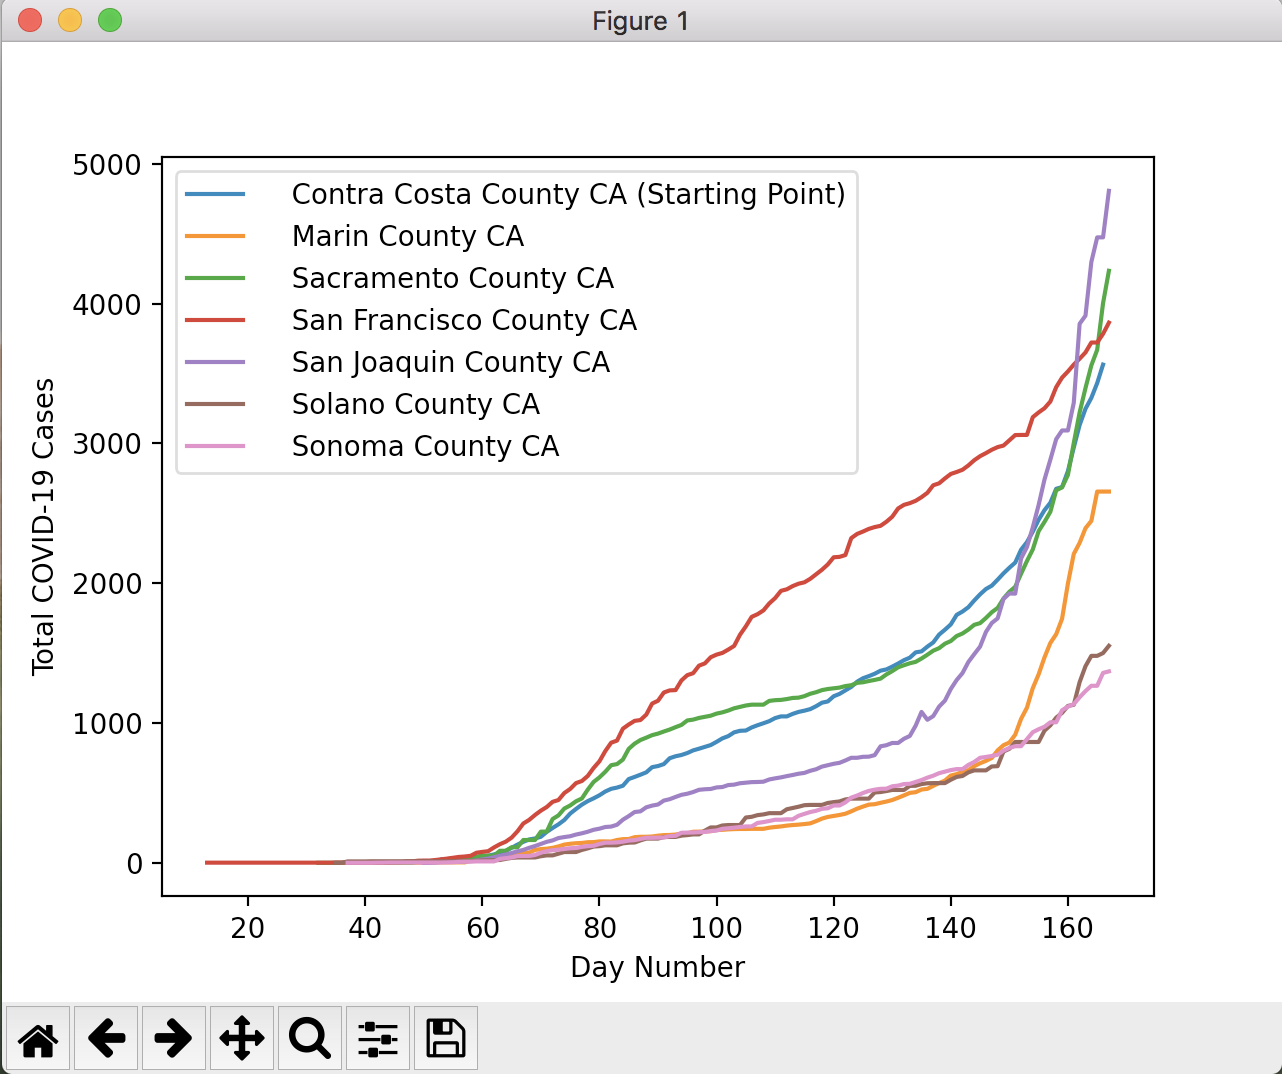

Write Python code to recreate this figure.
import pandas as pd
import matplotlib.pyplot as plt
import numpy as np
from sklearn import preprocessing

#---------------------------------------------------------------------------------------------------------

#This program is what I have been using to look at the relationship of cases between counties.
#Essentially, it will take a random sample from my dataset, where a county has its first case.
#Then, it will track all the adjacent counties cases each day going forward. I will implement
#this information into my next model. To, write this program I mostly used information about
#matplotlib's library. Specifically:
#
#1. https://pandas.pydata.org/pandas-docs/stable/user_guide/visualization.html
#
#2. https://matplotlib.org/tutorials/introductory/pyplot.html
#
#All data used in this specific program can be found on the New York Times github page. I used
#the file that tracks total COVID-19 cases at the county level.
#
#1. https://github.com/nytimes/covid-19-data
#
#
#It also will display variables which are used for both models. I am currently working on normalizing
#the data in order for the model to become more accurate for the majority of the data. The first
#couple of graphs is what I used to strengthen my first model. These graphs will show different
#columns within the 'neuralNetworkData.csv' file, and compare it to the number of cases. Then
#it will show data from the 'adjacent_Counties_DataFrame.csv' file. In total there are 15 graphs,
#and I learned that some variables had little to no effect on cases.

#---------------------------------------------------------------------------------------------------------

#This method see_relationship is a simple method I made for myself to plot different columns of together
#to see their relationship. It takes a sample of 1000 from the Dataset then graphs it. 

def see_relationship(df, xcolumn, ycolumn):

    sample = df.sample(1000)

    ts = sample.plot.scatter(x= xcolumn, y= ycolumn)

    ts.plot()

    plt.show()

def main():

    plt.close('all')

    df = pd.read_csv("nueralNetworkData.csv")

    #Each county will  have a previous case value in  the csv of 0. Using this we can consolidate the dataframe to just
    #this rows.

    filtered = df.loc[df['Previous Cases'] == 0]

    desired_fips = input("Please insert desired fips please! Or random for random county.\n")

    #This makes a random sample from my dataset, if 'random' is specified

    if(desired_fips == 'random' or desired_fips == 'Random'):

        startingpoint = filtered.sample(1)

    #This finds the row in the dataset, given a fips code

    else:

        try:

            startingpoint = filtered.loc[filtered['Fips'] == int(desired_fips)]

        except ValueError:

            print('Please use a Fips code. These should be numeric. To find your counties code visit, https://www.nrcs.usda.gov/wps/portal/nrcs/detail/national/home/?cid=nrcs143_013697')

            exit()

    startingpoint = startingpoint.reset_index()

    #This block of code will filter through the county and find the adjacent counties,
    #the day number(how many days from the first reported case in the US), and the home
    #Fips as it might not have been set due to the random option.

    counties = startingpoint['Adjacent Counties'].iloc[[0]].astype(str).to_string()

    day_number_array_frame = startingpoint['Day Number'].iloc[[0]].astype(str).to_string()

    home_fips_df = startingpoint['Fips'].iloc[[0]].astype(str).to_string()

    #This block of code will go through the Fips string which would looklike so:
    #' 00000 00000 00000', by parsing this data, it creates an  array called
    #counties that will store the fips codes of all adjacent counties. There will
    #also be a string that stores the day number. This will be converted to an
    #array then the converted back to a string in order for it to be converted
    #to an int.

    home_fips_array = home_fips_df.split(' ')

    home_fips = int(home_fips_array[len(home_fips_array)-1])

    day_number_array = day_number_array_frame.split(' ')

    first_case_daynumber = int(day_number_array[len(day_number_array) - 1])

    counties = counties.split(' ')

    #This outer for-loop will parse through each day between the first day that
    #a case was reported in the county until each reaches the maximum
    #day number in the dataframe. The inner for-loop will go through each
    #fips in the counties array the and locate the number of cases that the other
    #counties had on the same day. It will then append this data to the startingpoint
    #dataframe.

    for i in range(first_case_daynumber, df['Day Number'].max()):

        for fips in counties:

            if(len(fips) == 4 or len(fips) == 5):

                if(len(fips) == 4):

                    fips = '0' + fips

                try:

                    int_fips = int(fips)

                except ValueError:

                    print('There is an error in the DataFrame, ', fips, 'cannont be convereted to an int.')

                    exit()

                #This block of code will be used to add new rows to the existing startingpoint dataframe.
                #It will look through the original dataframe(as it stores all the data), and it will locate
                #the cases on the given day. If the new_df variable(which has the portion of the larger dataframe),
                #doesn't have a row, it will not be appended to the dataset

                new_df = df.loc[((df['Fips'] == int_fips) & (df['Day Number'] == i))]

                if(not len(new_df) == 0):

                    startingpoint = startingpoint.append(new_df)

        #Finally, this if statement will add the home counties values to the startingpoint dataframe as well.
        #This will only occur when i > first_case_daynumber.

        if(first_case_daynumber != i):

            home_county = df.loc[((df['Fips'] == home_fips) & (df['Day Number'] == i))]

            if(not len(home_county) == 0):

                startingpoint = startingpoint.append(home_county)

    #This block of code is temporary. I currently am inexperienced with pandas and
    #had trouble with the indexing of the Data Frame. So currently, this will drop
    #the mulitple layers on indexing.

    startingpoint = startingpoint.reset_index()

    startingpoint = startingpoint.drop(['index', 'level_0'], axis = 1)

    #This block of code will remove extra columns that I won't need to graph my
    #data. It also will be used to find the names of each county used in the graph.
    #Then the for loop will go through each portion of the countyname_array which
    #and add the specific portions of words back together. It also appends '(starting point)'
    #as this county will be the county where all the other counties are adjacent. Essentially,
    #this  portion of code will combine all the data regarding the starting counties data into
    #a new dataframe which will be used to graph.

    startingpoint = startingpoint[['Fips', 'Day Number', 'Cases', 'County Name']]

    specific_county_data = startingpoint.loc[startingpoint['Fips'] == home_fips]

    countyname_df = specific_county_data['County Name'].iloc[[0]].astype(str).to_string()

    countyname_array = countyname_df.split(' ')

    countyname = ''

    for b in range(1, len(countyname_array)):

        countyname +=countyname_array[b]

        countyname += ' '

    countyname += '(Starting Point)'

    #This portion of code will be used to start my line graph, and adds all the rows from
    #the starting county into the graph as one group.

    ax = specific_county_data.plot.line(x= 'Day Number', y= 'Cases', label= countyname)

    #This for-loop is very similar to the code above as it essentially serves the same purpose.
    #It will go through each county in the counties array and locate all the data specific to
    #that given county and add it to the graph as a group. It then locates the counties name,
    #and parses it back together to be described on the label of the graph.

    for county in counties:

        if(not (county == '' or county == ' ')):

            specific_county_data = df.loc[df['Fips'] == int(county)]

            if(len(specific_county_data) > 0 and home_fips != int(county)):

                countyname_df = specific_county_data['County Name'].iloc[[0]].astype(str).to_string()

                countyname_array = countyname_df.split(' ')

                countyname = ''

                for b in range(1, len(countyname_array)):

                    countyname +=countyname_array[b]

                    countyname += ' '

                #This appends the data back to the graph object and adds it together as a group.

                specific_county_data.plot.line(x= 'Day Number', y= 'Cases', label= countyname, ax=ax)

    #This will plot, and show the plot.

    ax.plot()

    plt.ylabel('Total COVID-19 Cases')

    print("To exit this plot please just hit the red x button in the top left corner.")

    plt.show()

    #These generic graphs will show the relationship between multiple variables within my
    #dataset. Specifically, this data is used for the first model I made. I isolated
    #the Day Number Variable in order to see certian trends.

    maxday = df['Day Number'].max()

    certainday = df.loc[df['Day Number'] == maxday]

    see_relationship(df, 'Day Number', 'Cases')

    see_relationship(certainday, 'County Population Density', 'Cases')

    see_relationship(certainday, 'Population', 'Cases')

    see_relationship(certainday, 'Previous Cases', 'Cases')

    see_relationship(certainday, 'Fips', 'Cases')

    #These generic graphs will show the relationship between multiple variables within my
    #dataset. Specifically, this data is used for the second model I made. It also shows
    #the difference between two counties variables which I found very helpful for my
    #second project.

    adjacent_data = pd.read_csv('adjacent_Counties_DataFrame.csv')

    adjacent_data['Difference in Cases'] = adjacent_data['Cases'] - adjacent_data['Adjacent Cases']

    adjacent_data['Difference in Population'] = adjacent_data['Population'] - adjacent_data['Adjacent Population']

    adjacent_data['Difference in Population Density'] = adjacent_data['County Population Density'] - adjacent_data['Adjacent County Population Density']

    adjacent_data['Difference in Previous Cases'] = adjacent_data['Previous Cases'] - adjacent_data['Adjacent Previous Cases']

    adjacent_data.reset_index()

    see_relationship(adjacent_data, 'Cases', 'Adjacent Cases')

    see_relationship(adjacent_data, 'Previous Cases', 'Adjacent Cases')

    see_relationship(adjacent_data, 'Day Number', 'Adjacent Cases')

    see_relationship(adjacent_data, 'County Population Density', 'Adjacent Cases')

    see_relationship(adjacent_data, 'Adjacent Population', 'Adjacent Cases')

    see_relationship(adjacent_data, 'Difference in Population', 'Difference in Cases')

    see_relationship(adjacent_data, 'Difference in Population Density', 'Difference in Cases')

    see_relationship(adjacent_data, 'Difference in Previous Cases', 'Difference in Cases')


main()
